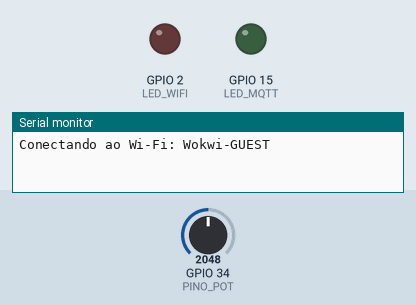
Simulated run of this sketch. Board: ESP32. Parts: output pins drawn as LEDs (lit = HIGH), the last lines printed to the serial monitor. The inputs (shaded band) are chosen by the test bench; at power-on: GPIO 34 (PINO_POT) = 2048. WiFi joins after 1.5 s; servers stay silent unless stated; no MQTT or app messages arrive unless stated.

Above: at 0.1 s.
At 2.6 s:
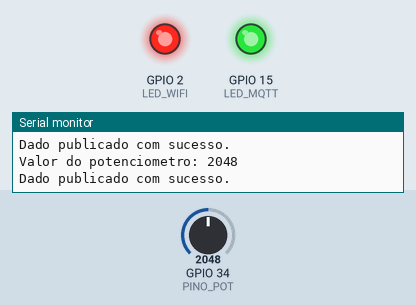
Timing chart, 0 to 4.1 s (numbered marks = the images above):
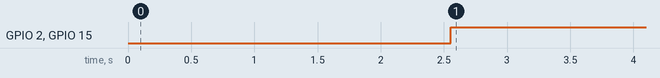

Measured:
- by itself, GPIO 2 (LED_WIFI), GPIO 15 (LED_MQTT): LOW → HIGH at 2.6 s

The sketch:

main.ino
```cpp
#include <WiFi.h>
#include <PubSubClient.h>

// Configuracoes do Wi-Fi
const char* ssid = "Wokwi-GUEST";
const char* password = "";

// Configuracoes do broker MQTT
const char* mqtt_server = "broker.hivemq.com";
const int mqtt_port = 1883;

// Identificador do cliente MQTT
const char* mqtt_client_id = "ESP32_WOKWI_01";

// Topico de publicacao
const char* mqtt_topic = "curso/esp32/potenciometro";

// Pinos utilizados
const int LED_WIFI = 2;
const int LED_MQTT = 15;
const int PINO_POT = 34;

// Cliente TCP
WiFiClient WOKWI_client;

// Cliente MQTT
PubSubClient client(WOKWI_client);

// Conecta o ESP32 ao Wi-Fi
void connect_wifi() {
  Serial.println();
  Serial.print("Conectando ao Wi-Fi: ");
  Serial.println(ssid);

  WiFi.mode(WIFI_STA);
  WiFi.begin(ssid, password);

  while (WiFi.status() != WL_CONNECTED) {
    delay(500);
    Serial.print(".");
  }

  Serial.println();
  Serial.println("Wi-Fi conectado!");
  Serial.print("Endereco IP: ");
  Serial.println(WiFi.localIP());
}

// Conecta ou reconecta ao broker MQTT
void reconnect_MQTT() {
  while (!client.connected()) {
    Serial.println("Tentando conectar ao broker MQTT...");

    if (client.connect(mqtt_client_id)) {
      Serial.println("Cliente MQTT conectado!");
    } else {
      Serial.print("Falha na conexao. Estado MQTT: ");
      Serial.println(client.state());

      Serial.println("Nova tentativa em 5 segundos.");
      delay(5000);
    }
  }
}

// Le o potenciometro e publica o valor
void publica_dados() {
  int valor_pot = analogRead(PINO_POT);

  char payload[12];
  snprintf(payload, sizeof(payload), "%d", valor_pot);

  Serial.print("Valor do potenciometro: ");
  Serial.println(valor_pot);

  if (client.publish(mqtt_topic, payload)) {
    Serial.println("Dado publicado com sucesso.");
  } else {
    Serial.println("Falha ao publicar o dado.");
  }

  delay(1000);
}

// Atualiza o LED de Wi-Fi
void wifi_on() {
  if (WiFi.status() == WL_CONNECTED) {
    digitalWrite(LED_WIFI, HIGH);
  } else {
    digitalWrite(LED_WIFI, LOW);
  }
}

// Atualiza o LED de MQTT
void broker_on() {
  if (client.connected()) {
    digitalWrite(LED_MQTT, HIGH);
  } else {
    digitalWrite(LED_MQTT, LOW);
  }
}

void setup() {
  Serial.begin(115200);

  pinMode(LED_WIFI, OUTPUT);
  pinMode(LED_MQTT, OUTPUT);
  pinMode(PINO_POT, INPUT);

  digitalWrite(LED_WIFI, LOW);
  digitalWrite(LED_MQTT, LOW);

  connect_wifi();

  client.setServer(mqtt_server, mqtt_port);
}

void loop() {
  // Verifica e recupera a conexao Wi-Fi
  if (WiFi.status() != WL_CONNECTED) {
    digitalWrite(LED_WIFI, LOW);
    digitalWrite(LED_MQTT, LOW);

    connect_wifi();
  }

  // Verifica e recupera a conexao MQTT
  if (!client.connected()) {
    digitalWrite(LED_MQTT, LOW);
    reconnect_MQTT();
  }

  // Processa a comunicacao MQTT
  client.loop();

  // Publica a leitura do potenciometro
  publica_dados();

  // Atualiza os indicadores de conexao
  wifi_on();
  broker_on();
}
```
